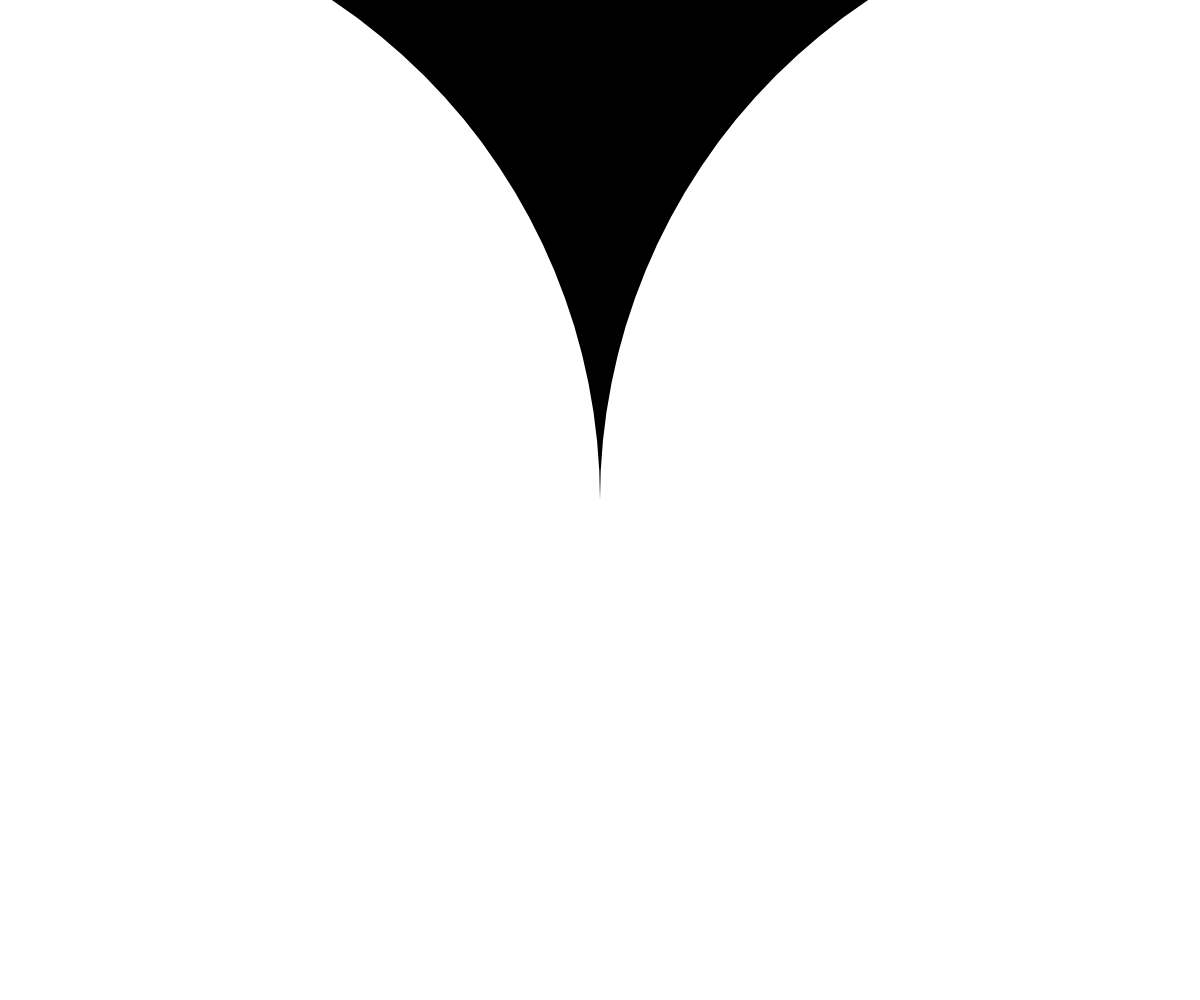
Frame 1 (no input)
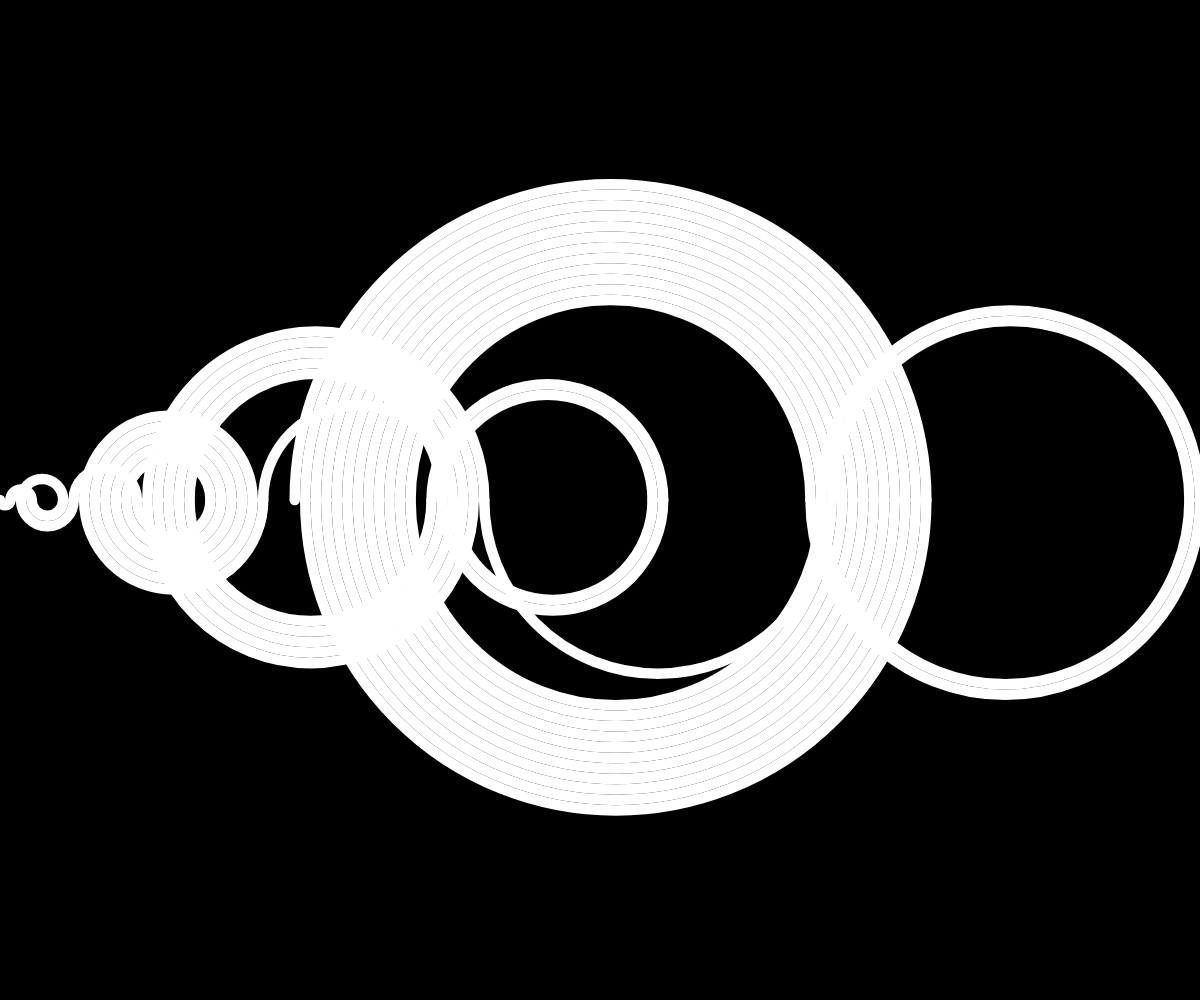
Frame 60 (no input)
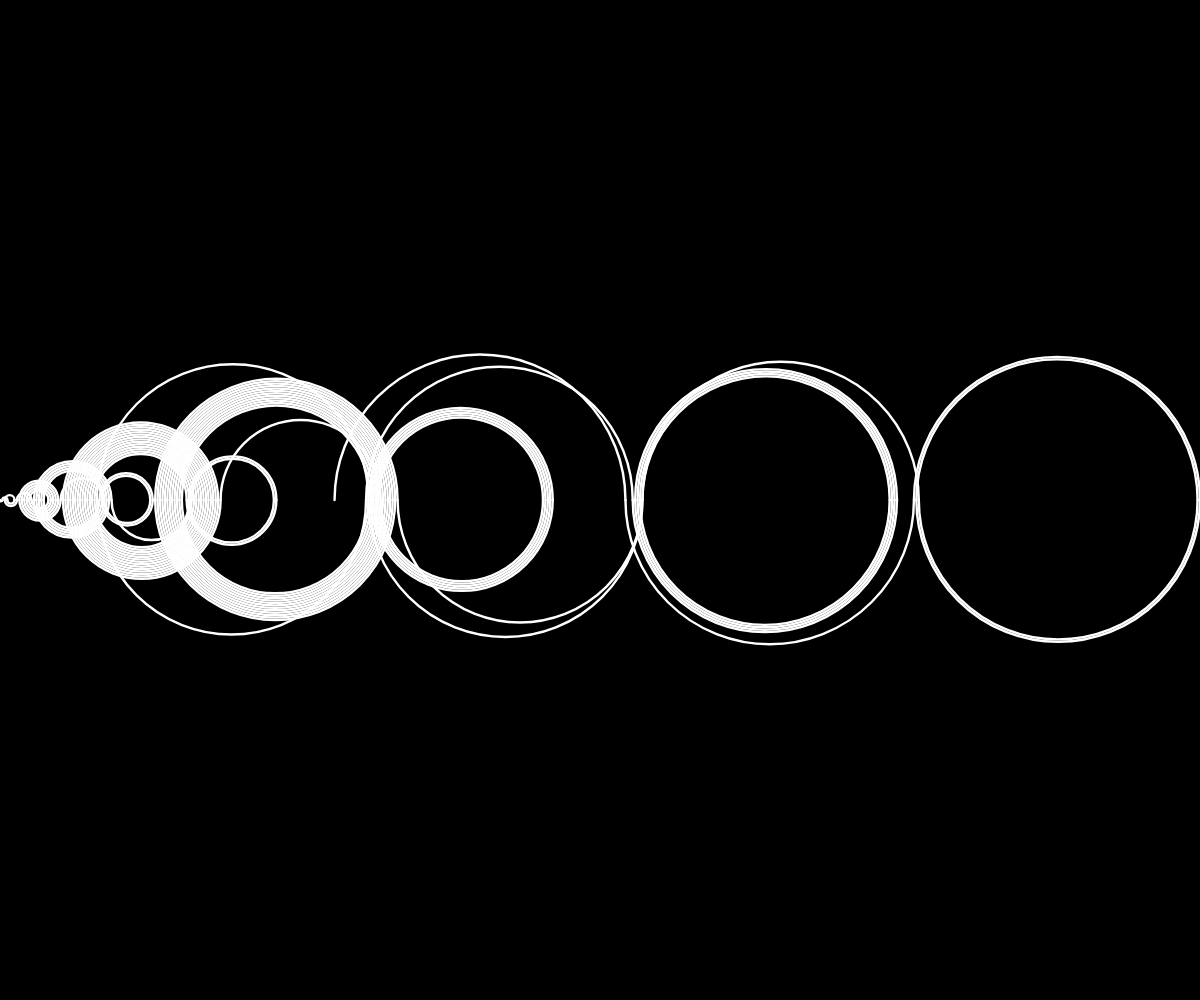
Frame 120 (the mouse pressed at the canvas centre since frame 60)

The p5.js sketch that drew these frames (run headless with seeded random() and noise() and a simulated clock; from frame 60 on, the mouse is pressed at the canvas centre):

// p5.js sketch
// ── sketch.js
let numbers = [];
let counter = 1;
let sequence = [];
let index = 0;

let arcs = [];

let biggest = 0;

class Arc {
    constructor(start, end, dir) {
        this.start = start;
        this.end = end;
        this.dir = dir;
    }

    show() {
        let diameter = abs(this.end - this.start);
        let x = (this.end + this.start) / 2;
        stroke(255);
        noFill();
        if (this.dir === 0) {
            arc(x, 0, diameter, diameter, PI, 0);
        } else {
            arc(x, 0, diameter, diameter, 0, PI);
        }
    }

}

function setup() {
    createCanvas(windowWidth, windowHeight);
    background(0);

    // initialize
    numbers[index] = true;
    sequence.push(index);

    // for (let i = 0; i < 152; i++) {
    //     step();
    // }

}

function step() {
    // attempt go backwards
    let next = index - counter;
    if (next < 0 || numbers[next]) {
        next = index + counter;
    }
    numbers[next] = true;
    sequence.push(next);

    let a = new Arc(index, next, counter % 2);
    arcs.push(a);

    index = next;

    if (index > biggest) {
        biggest = index;
    }

    counter++;
}

function draw() {
    step();
    
    background(0);
    translate(0, floor(height / 2));
    scale(width / biggest);

    for (let arc of arcs) {
       arc.show(); 
    }

}
